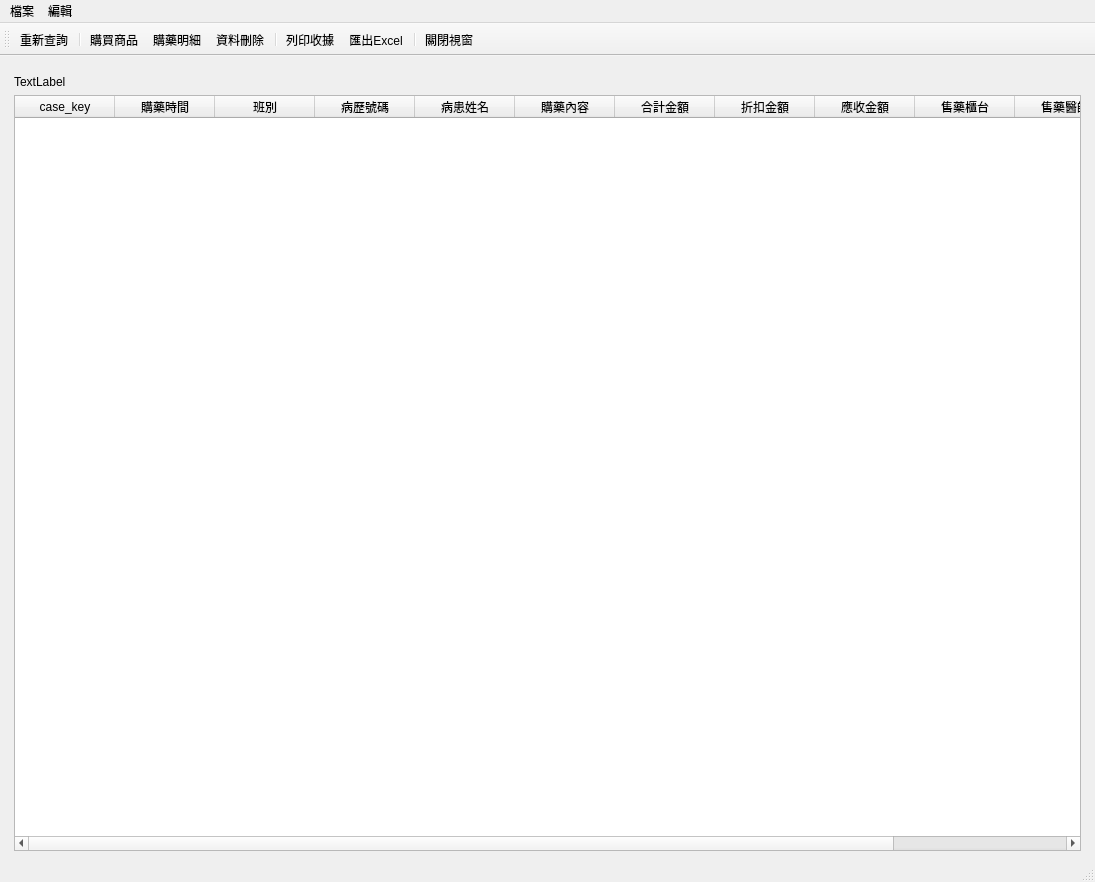
<?xml version="1.0" encoding="UTF-8"?>
<ui version="4.0">
 <class>PurchaseWindow</class>
 <widget class="QMainWindow" name="PurchaseWindow">
  <property name="geometry">
   <rect>
    <x>0</x>
    <y>0</y>
    <width>1095</width>
    <height>882</height>
   </rect>
  </property>
  <property name="windowTitle">
   <string>櫃台購藥</string>
  </property>
  <property name="toolButtonStyle">
   <enum>Qt::ToolButtonTextUnderIcon</enum>
  </property>
  <widget class="QWidget" name="centralwidget">
   <layout class="QVBoxLayout" name="verticalLayout_2">
    <item>
     <layout class="QVBoxLayout" name="verticalLayout" stretch="0,0">
      <property name="leftMargin">
       <number>5</number>
      </property>
      <property name="topMargin">
       <number>10</number>
      </property>
      <property name="rightMargin">
       <number>5</number>
      </property>
      <item>
       <widget class="QLabel" name="label_data_period">
        <property name="text">
         <string>TextLabel</string>
        </property>
       </widget>
      </item>
      <item>
       <widget class="QTableWidget" name="tableWidget_purchase_list">
        <property name="editTriggers">
         <set>QAbstractItemView::NoEditTriggers</set>
        </property>
        <property name="selectionMode">
         <enum>QAbstractItemView::SingleSelection</enum>
        </property>
        <property name="selectionBehavior">
         <enum>QAbstractItemView::SelectRows</enum>
        </property>
        <column>
         <property name="text">
          <string>case_key</string>
         </property>
        </column>
        <column>
         <property name="text">
          <string>購藥時間</string>
         </property>
        </column>
        <column>
         <property name="text">
          <string>班別</string>
         </property>
        </column>
        <column>
         <property name="text">
          <string>病歷號碼</string>
         </property>
        </column>
        <column>
         <property name="text">
          <string>病患姓名</string>
         </property>
        </column>
        <column>
         <property name="text">
          <string>購藥內容</string>
         </property>
        </column>
        <column>
         <property name="text">
          <string>合計金額</string>
         </property>
        </column>
        <column>
         <property name="text">
          <string>折扣金額</string>
         </property>
        </column>
        <column>
         <property name="text">
          <string>應收金額</string>
         </property>
        </column>
        <column>
         <property name="text">
          <string>售藥櫃台</string>
         </property>
        </column>
        <column>
         <property name="text">
          <string>售藥醫師</string>
         </property>
        </column>
        <column>
         <property name="text">
          <string>售藥師父</string>
         </property>
        </column>
       </widget>
      </item>
     </layout>
    </item>
   </layout>
  </widget>
  <widget class="QMenuBar" name="menubar">
   <property name="geometry">
    <rect>
     <x>0</x>
     <y>0</y>
     <width>1095</width>
     <height>25</height>
    </rect>
   </property>
   <widget class="QMenu" name="menu">
    <property name="title">
     <string>檔案</string>
    </property>
   </widget>
   <widget class="QMenu" name="menu_2">
    <property name="title">
     <string>編輯</string>
    </property>
   </widget>
   <addaction name="menu"/>
   <addaction name="menu_2"/>
  </widget>
  <widget class="QStatusBar" name="statusbar"/>
  <widget class="QToolBar" name="toolBar">
   <property name="palette">
    <palette>
     <active/>
     <inactive/>
     <disabled/>
    </palette>
   </property>
   <property name="windowTitle">
    <string>toolBar</string>
   </property>
   <property name="toolButtonStyle">
    <enum>Qt::ToolButtonTextUnderIcon</enum>
   </property>
   <attribute name="toolBarArea">
    <enum>TopToolBarArea</enum>
   </attribute>
   <attribute name="toolBarBreak">
    <bool>false</bool>
   </attribute>
   <addaction name="action_requery"/>
   <addaction name="separator"/>
   <addaction name="action_purchase"/>
   <addaction name="action_open_record"/>
   <addaction name="action_delete_record"/>
   <addaction name="separator"/>
   <addaction name="action_print_receipt"/>
   <addaction name="action_export_excel"/>
   <addaction name="separator"/>
   <addaction name="action_close"/>
  </widget>
  <action name="action_open_record">
   <property name="icon">
    <iconset>
     <normaloff>../icons/document-open.svg</normaloff>../icons/document-open.svg</iconset>
   </property>
   <property name="text">
    <string>購藥明細</string>
   </property>
   <property name="toolTip">
    <string>購藥明細</string>
   </property>
  </action>
  <action name="action_delete_record">
   <property name="icon">
    <iconset>
     <normaloff>../icons/user-trash.png</normaloff>../icons/user-trash.png</iconset>
   </property>
   <property name="text">
    <string>資料刪除</string>
   </property>
  </action>
  <action name="action_requery">
   <property name="icon">
    <iconset>
     <normaloff>../icons/reload.svg</normaloff>../icons/reload.svg</iconset>
   </property>
   <property name="text">
    <string>重新查詢</string>
   </property>
   <property name="toolTip">
    <string>重新查詢病歷</string>
   </property>
  </action>
  <action name="action_close">
   <property name="icon">
    <iconset>
     <normaloff>../icons/application-exit.svg</normaloff>../icons/application-exit.svg</iconset>
   </property>
   <property name="text">
    <string>關閉視窗</string>
   </property>
  </action>
  <action name="action_purchase">
   <property name="icon">
    <iconset>
     <normaloff>../icons/accessories-text-editor.png</normaloff>../icons/accessories-text-editor.png</iconset>
   </property>
   <property name="text">
    <string>購買商品</string>
   </property>
  </action>
  <action name="action_print_receipt">
   <property name="icon">
    <iconset>
     <normaloff>../icons/printer-printing.png</normaloff>../icons/printer-printing.png</iconset>
   </property>
   <property name="text">
    <string>列印收據</string>
   </property>
  </action>
  <action name="action_export_excel">
   <property name="icon">
    <iconset>
     <normaloff>../icons/document-export.svg</normaloff>../icons/document-export.svg</iconset>
   </property>
   <property name="text">
    <string>匯出Excel</string>
   </property>
   <property name="toolTip">
    <string>匯出Excel</string>
   </property>
  </action>
 </widget>
 <resources/>
 <connections/>
 <slots>
  <slot>pushButtonQueryClicked()</slot>
  <slot>pushButtonRequeryClicked()</slot>
  <slot>tableWidgetCellDoubleClicked()</slot>
  <slot>actionOpenCaseTriggered()</slot>
  <slot>actionDeleteCaseTriggered()</slot>
  <slot>actionPrintPresTriggered()</slot>
 </slots>
</ui>
